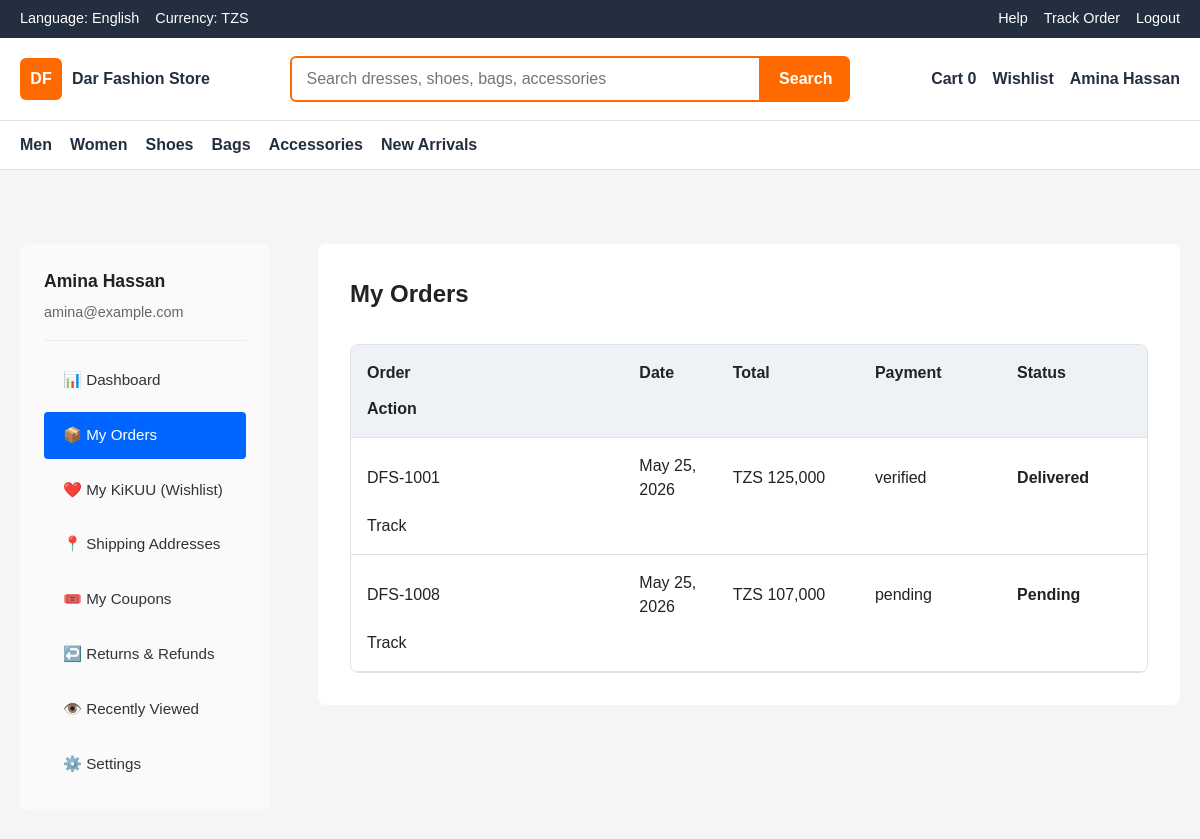
The page /profile.php?tab=orders (signed in) on the database its author committed.
### tables this page shows
CREATE TABLE payments (
    id INT UNSIGNED AUTO_INCREMENT PRIMARY KEY,
    order_id INT UNSIGNED NOT NULL,
    method ENUM('mobile_money', 'card_demo', 'cash_on_delivery') NOT NULL,
    amount DECIMAL(10,2) NOT NULL,
    payment_status ENUM('pending', 'verified', 'failed', 'refunded') NOT NULL DEFAULT 'pending',
    transaction_ref VARCHAR(120),
    provider_response TEXT,
    paid_at TIMESTAMP NULL,
    created_at TIMESTAMP NOT NULL DEFAULT CURRENT_TIMESTAMP,
    CONSTRAINT fk_payments_order
        FOREIGN KEY (order_id) REFERENCES orders(id)
        ON UPDATE CASCADE
        ON DELETE CASCADE,
    INDEX idx_payments_order (order_id),
    INDEX idx_payments_status (payment_status)
);

CREATE TABLE orders (
    id INT UNSIGNED AUTO_INCREMENT PRIMARY KEY,
    order_number VARCHAR(40) NOT NULL UNIQUE,
    user_id INT UNSIGNED,
    customer_name VARCHAR(120) NOT NULL,
    customer_email VARCHAR(160) NOT NULL,
    customer_phone VARCHAR(30) NOT NULL,
    shipping_address TEXT NOT NULL,
    subtotal DECIMAL(10,2) NOT NULL DEFAULT 0.00,
    delivery_fee DECIMAL(10,2) NOT NULL DEFAULT 0.00,
    total DECIMAL(10,2) NOT NULL,
    status ENUM('pending', 'confirmed', 'processing', 'shipped', 'in_transit', 'out_for_delivery', 'delivered', 'cancelled') NOT NULL DEFAULT 'pending',
    delivery_company VARCHAR(120),
    delivery_notes TEXT,
    estimated_delivery_days INT UNSIGNED NOT NULL DEFAULT 1,
    created_at TIMESTAMP NOT NULL DEFAULT CURRENT_TIMESTAMP,
    updated_at TIMESTAMP NOT NULL DEFAULT CURRENT_TIMESTAMP ON UPDATE CURRENT_TIMESTAMP,
    CONSTRAINT fk_orders_user
        FOREIGN KEY (user_id) REFERENCES users(id)
        ON UPDATE CASCADE
        ON DELETE SET NULL,
    INDEX idx_orders_user (user_id),
    INDEX idx_orders_status (status),
    INDEX idx_orders_created_at (created_at)
);

### app/includes/auth.php (called while the page is built, shortened)
<?php
function current_user() {
    return $_SESSION['user'] ?? null;
}

### public/profile.php (the view, shortened to what this page needs)
<?php
require_once __DIR__ . '/../app/includes/auth.php';
$user = current_user();
$database = new Database();
$conn = $database->connect();
$tab = $_GET['tab'] ?? 'dashboard';
$userOrders = [];
$totalSpent = 0;
$wishlistItems = [];
$userCoupons = [];
if ($conn) {
    $stmt = $conn->prepare("
        SELECT o.*, p.payment_status, p.method
        FROM orders o
        LEFT JOIN payments p ON p.order_id = o.id
        WHERE o.user_id = ?
        ORDER BY o.created_at DESC
        LIMIT 10
    ");
    $stmt->execute([$user['id']]);
    $userOrders = $stmt->fetchAll(PDO::FETCH_ASSOC);
    $stmt = $conn->prepare("SELECT COALESCE(SUM(total), 0) as total_spent FROM orders WHERE user_id = ?");
    $stmt->execute([$user['id']]);
    $totalSpent = $stmt->fetch(PDO::FETCH_ASSOC)['total_spent'];
    $stmt = $conn->prepare("
        SELECT p.*, w.created_at as added_at
        FROM user_wishlist w
        JOIN products p ON p.id = w.product_id
        WHERE w.user_id = ?
        ORDER BY w.created_at DESC
    ");
    $stmt->execute([$user['id']]);
    $wishlistItems = $stmt->fetchAll(PDO::FETCH_ASSOC);
    $stmt = $conn->prepare("
        SELECT * FROM user_coupons
        WHERE user_id = ?
        ORDER BY valid_until DESC
    ");
    $stmt->execute([$user['id']]);
    $userCoupons = $stmt->fetchAll(PDO::FETCH_ASSOC);
}
include __DIR__ . '/../app/includes/header.php';
?>
<main class="section">
    <div class="container profile-layout">
        <aside class="profile-sidebar">
            <div class="profile-header">
                <h2><?php echo htmlspecialchars($user['fullname']); ?></h2>
                <p class="profile-email"><?php echo htmlspecialchars($user['email']); ?></p>
            </div>
            <nav class="profile-nav">
                <a href="?tab=dashboard" class="profile-nav-item <?php echo $tab === 'dashboard' ? 'is-active' : ''; ?>">
                    📊 Dashboard
                </a>
                <a href="?tab=orders" class="profile-nav-item <?php echo $tab === 'orders' ? 'is-active' : ''; ?>">
                    📦 My Orders
                </a>
                <a href="?tab=wishlist" class="profile-nav-item <?php echo $tab === 'wishlist' ? 'is-active' : ''; ?>">
                    ❤️ My KiKUU (Wishlist)
                </a>
                <a href="?tab=addresses" class="profile-nav-item <?php echo $tab === 'addresses' ? 'is-active' : ''; ?>">
                    📍 Shipping Addresses
                </a>
                <a href="?tab=coupons" class="profile-nav-item <?php echo $tab === 'coupons' ? 'is-active' : ''; ?>">
                    🎟️ My Coupons
                </a>
                <a href="?tab=returns" class="profile-nav-item <?php echo $tab === 'returns' ? 'is-active' : ''; ?>">
                    ↩️ Returns & Refunds
                </a>
                <a href="?tab=recently-viewed" class="profile-nav-item <?php echo $tab === 'recently-viewed' ? 'is-active' : ''; ?>">
                    👁️ Recently Viewed
                </a>
                <a href="?tab=settings" class="profile-nav-item <?php echo $tab === 'settings' ? 'is-active' : ''; ?>">
                    ⚙️ Settings
                </a>
            </nav>
        </aside>
        <section class="profile-content">
            <?php if ($tab === 'dashboard'): ?>
                <div class="profile-section">
                    <h1>Welcome back, <?php echo htmlspecialchars($user['fullname']); ?>!</h1>
                    <div class="profile-stats">
                        <div class="stat-card">
                            <div class="stat-number"><?php echo count($userOrders); ?></div>
                            <div class="stat-label">Total Orders</div>
                        </div>
                        <div class="stat-card">
                            <div class="stat-number">TZS <?php echo number_format($totalSpent, 0); ?></div>
                            <div class="stat-label">Total Spent</div>
                        </div>
                        <div class="stat-card">
                            <div class="stat-number"><?php echo count($wishlistItems); ?></div>
                            <div class="stat-label">Wishlist Items</div>
                        </div>
                        <div class="stat-card">
                            <div class="stat-number"><?php echo count($userCoupons); ?></div>
                            <div class="stat-label">Available Coupons</div>
                        </div>
                    </div>
                    <h2 style="margin-top: 3rem;">Recent Orders</h2>
                    <?php if ($userOrders): ?>
                        <div class="cart-table">
                            <div class="cart-row cart-row--head">
                                <span>Order</span><span>Date</span><span>Total</span><span>Payment</span><span>Status</span><span>Action</span>
                            </div>
                            <?php foreach (array_slice($userOrders, 0, 3) as $order): ?>
                                <div class="cart-row">
                                    <span><?php echo htmlspecialchars($order['order_number']); ?></span>
                                    <span><?php echo date('M d, Y', strtotime($order['created_at'])); ?></span>
                                    <span>TZS <?php echo number_format($order['total'], 0); ?></span>
                                    <span><?php echo htmlspecialchars($order['payment_status'] ?? 'pending'); ?></span>
                                    <span><strong><?php echo htmlspecialchars(ucfirst($order['status'])); ?></strong></span>
                                    <a href="track-order.php?order_number=<?php echo urlencode($order['order_number']); ?>">Track</a>
                                </div>
                            <?php endforeach; ?>
                        </div>
                        <p><a href="?tab=orders">View all orders →</a></p>
                    <?php else: ?>
                        <p class="empty-state">No orders yet. <a href="shop.php">Start shopping!</a></p>
                    <?php endif; ?>
                </div>
            <?php elseif ($tab === 'orders'): ?>
                <div class="profile-section">
                    <h1>My Orders</h1>
                    <?php if ($userOrders): ?>
                        <div class="cart-table">
                            <div class="cart-row cart-row--head">
                                <span>Order</span><span>Date</span><span>Total</span><span>Payment</span><span>Status</span><span>Action</span>
                            </div>
                            <?php foreach ($userOrders as $order): ?>
                                <div class="cart-row">
                                    <span><?php echo htmlspecialchars($order['order_number']); ?></span>
                                    <span><?php echo date('M d, Y', strtotime($order['created_at'])); ?></span>
                                    <span>TZS <?php echo number_format($order['total'], 0); ?></span>
                                    <span><?php echo htmlspecialchars($order['payment_status'] ?? 'pending'); ?></span>
                                    <span><strong><?php echo htmlspecialchars(ucfirst($order['status'])); ?></strong></span>
                                    <a href="track-order.php?order_number=<?php echo urlencode($order['order_number']); ?>">Track</a>
                                </div>
                            <?php endforeach; ?>
                        </div>
                    <?php else: ?>
                        <p class="empty-state">No orders yet. <a href="shop.php">Start shopping!</a></p>
                    <?php endif; ?>
                </div>
            <?php endif; ?>
        </section>
    </div>
</main>

### assets/css/style.css (style rules this page uses)
:root { --primary: #ff6a00; --secondary: #232f3e; --accent: #ffd814; --background: #f5f5f5; --surface: #ffffff; --text: #222222; --muted: #667085; --border: #dde2e8; --success: #13795b; --shadow: 0 14px 35px rgba(35, 47, 62, 0.1); }
* { box-sizing: border-box; }
html { scroll-behavior: smooth; }
body { margin: 0; background: var(--background); color: var(--text); font-family: Arial, Helvetica, sans-serif; line-height: 1.5; }
a { color: inherit; text-decoration: none; }
.container { width: min(1200px, calc(100% - 40px)); margin: 0 auto; }
.section { padding: 42px 0; }
.cart-table { overflow: auto; background: var(--surface); border: 1px solid var(--border); border-radius: 8px; }
.cart-row { display: grid; grid-template-columns: 1.6fr 0.5fr 0.8fr 0.8fr 0.7fr; min-width: 720px; gap: 12px; align-items: center; padding: 16px; border-bottom: 1px solid var(--border); }
.cart-row--head { background: #eef2f6; font-weight: 800; }
.profile-layout { display: grid; grid-template-columns: 300px 1fr; gap: 24px; align-items: start; }

### rows shown on the page
payments: order.order_number "DFS-1001", order.created_at "May 25, 2026", order.total "125,000", payment_status "verified", order.status "Delivered"
payments: order.order_number "DFS-1008", order.created_at "May 25, 2026", order.total "107,000", payment_status "pending", order.status "Pending"

### other values the page prints
$cartCount "0"
$loggedInUser['fullname'] "Amina Hassan"
$user['fullname'] "Amina Hassan"
$user['email'] "amina@example.com"
